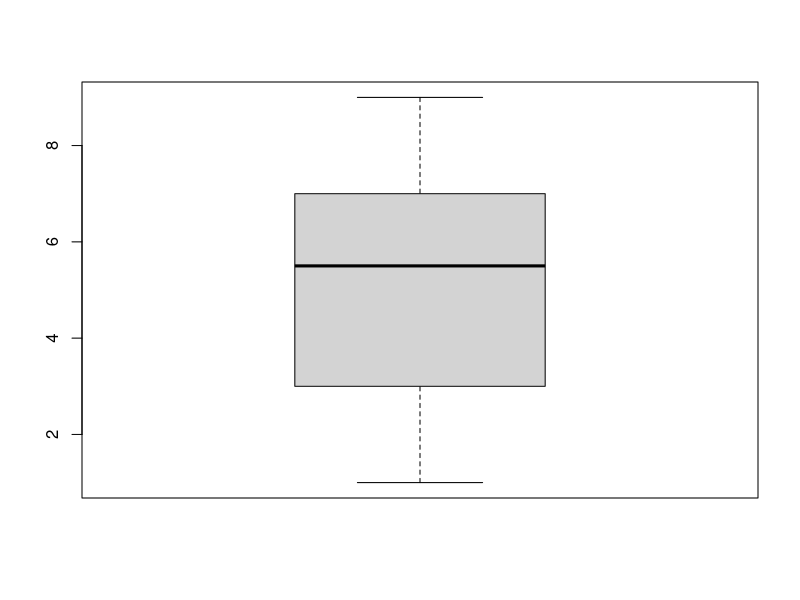
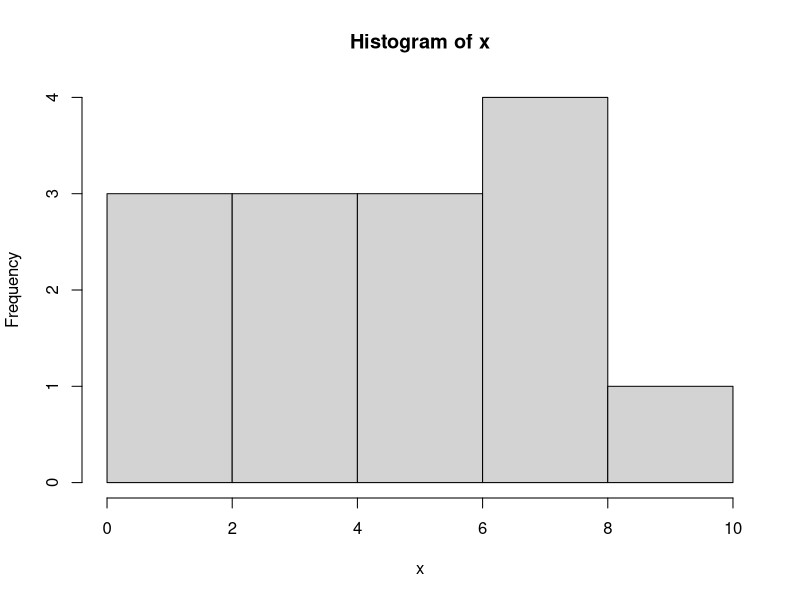
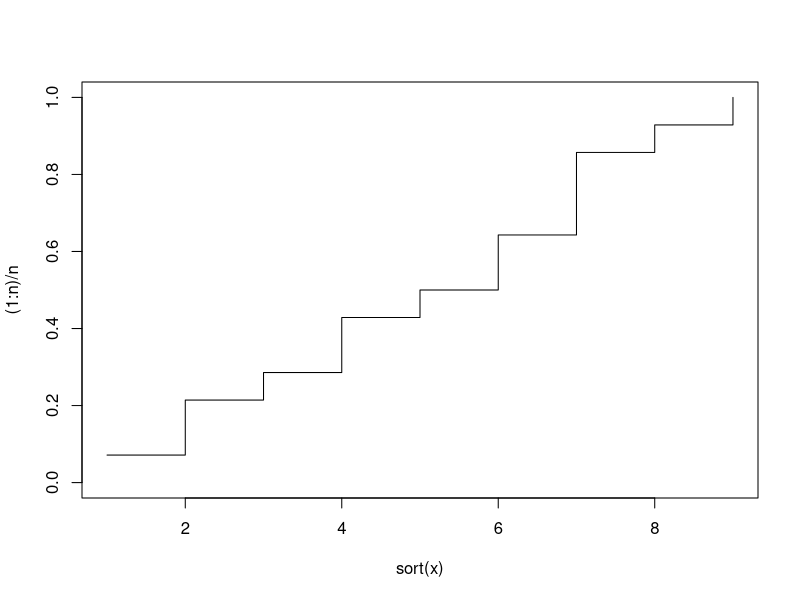
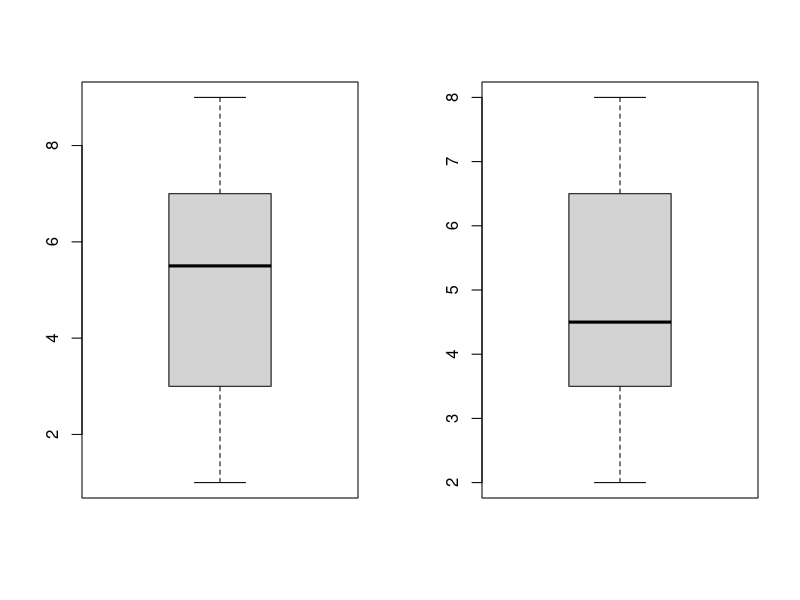

Write R code to recreate these figures, in order.
x <- c(1,2,2,3,4,4,5,6,6,7,7,7,8,9)

cat(paste("mean:", mean(x)))
cat(paste("median:", median(x)))
cat(paste("std dev:", sd(x)))
cat(paste("variance:", var(x)))

# midmean is the 25% trimmed mean, which should be 25% trimmed from each side
# of the sorted data. In R, using the 'mean' function with the 'trim' param
# will only trim that % total. So to achieve midmean, set trim to 50%.
midmean <- mean(x, trim = 0.5)
cat(paste("midmean:",midmean))

quantile(x) # print out quantiles!
boxplot(x) # make a boxplot!
hist(x) # plot a histogram!

# plot an empirical cumulative distribution function
n <- length(x)
plot(sort(x), (1:n)/n, type="s",ylim=c(0,1))

y <- c(2,3,3,4,4,4,5,6,6,7,8,8)
par(mfrow=c(1,2)) # set up for 1 row, 2 columns
boxplot(x)
boxplot(y)
par(mfrow=c(1,1)) # reset layout for 1x1, affecting subsequent plots
